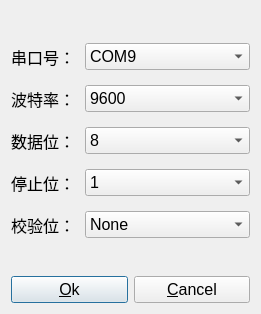
<?xml version="1.0" encoding="UTF-8"?>
<ui version="4.0">
 <class>ComDialog</class>
 <widget class="QDialog" name="ComDialog">
  <property name="windowModality">
   <enum>Qt::WindowModal</enum>
  </property>
  <property name="geometry">
   <rect>
    <x>0</x>
    <y>0</y>
    <width>261</width>
    <height>314</height>
   </rect>
  </property>
  <property name="font">
   <font>
    <pointsize>12</pointsize>
   </font>
  </property>
  <property name="windowTitle">
   <string>串口设置</string>
  </property>
  <layout class="QVBoxLayout" name="verticalLayout" stretch="4,1">
   <item>
    <layout class="QFormLayout" name="formLayout">
     <property name="fieldGrowthPolicy">
      <enum>QFormLayout::AllNonFixedFieldsGrow</enum>
     </property>
     <property name="rowWrapPolicy">
      <enum>QFormLayout::DontWrapRows</enum>
     </property>
     <property name="labelAlignment">
      <set>Qt::AlignCenter</set>
     </property>
     <property name="formAlignment">
      <set>Qt::AlignLeading|Qt::AlignLeft|Qt::AlignVCenter</set>
     </property>
     <property name="horizontalSpacing">
      <number>10</number>
     </property>
     <property name="verticalSpacing">
      <number>15</number>
     </property>
     <item row="0" column="0">
      <widget class="QLabel" name="Label">
       <property name="text">
        <string>串口号：</string>
       </property>
      </widget>
     </item>
     <item row="0" column="1">
      <widget class="QComboBox" name="nameCbx">
       <property name="currentIndex">
        <number>8</number>
       </property>
       <item>
        <property name="text">
         <string>COM1</string>
        </property>
       </item>
       <item>
        <property name="text">
         <string>COM2</string>
        </property>
       </item>
       <item>
        <property name="text">
         <string>COM3</string>
        </property>
       </item>
       <item>
        <property name="text">
         <string>COM4</string>
        </property>
       </item>
       <item>
        <property name="text">
         <string>COM5</string>
        </property>
       </item>
       <item>
        <property name="text">
         <string>COM6</string>
        </property>
       </item>
       <item>
        <property name="text">
         <string>COM7</string>
        </property>
       </item>
       <item>
        <property name="text">
         <string>COM8</string>
        </property>
       </item>
       <item>
        <property name="text">
         <string>COM9</string>
        </property>
       </item>
       <item>
        <property name="text">
         <string>COM10</string>
        </property>
       </item>
       <item>
        <property name="text">
         <string>COM11</string>
        </property>
       </item>
       <item>
        <property name="text">
         <string>COM12</string>
        </property>
       </item>
      </widget>
     </item>
     <item row="1" column="0">
      <widget class="QLabel" name="Label_2">
       <property name="text">
        <string>波特率：</string>
       </property>
      </widget>
     </item>
     <item row="1" column="1">
      <widget class="QComboBox" name="baudCbx">
       <item>
        <property name="text">
         <string>9600</string>
        </property>
       </item>
       <item>
        <property name="text">
         <string>115200</string>
        </property>
       </item>
      </widget>
     </item>
     <item row="2" column="0">
      <widget class="QLabel" name="Label_3">
       <property name="text">
        <string>数据位：</string>
       </property>
      </widget>
     </item>
     <item row="2" column="1">
      <widget class="QComboBox" name="databitCbx">
       <property name="currentIndex">
        <number>3</number>
       </property>
       <item>
        <property name="text">
         <string>5</string>
        </property>
       </item>
       <item>
        <property name="text">
         <string>6</string>
        </property>
       </item>
       <item>
        <property name="text">
         <string>7</string>
        </property>
       </item>
       <item>
        <property name="text">
         <string>8</string>
        </property>
       </item>
      </widget>
     </item>
     <item row="3" column="0">
      <widget class="QLabel" name="Label_4">
       <property name="text">
        <string>停止位：</string>
       </property>
      </widget>
     </item>
     <item row="3" column="1">
      <widget class="QComboBox" name="stopbitCbx">
       <item>
        <property name="text">
         <string>1</string>
        </property>
       </item>
       <item>
        <property name="text">
         <string>1.5</string>
        </property>
       </item>
       <item>
        <property name="text">
         <string>2</string>
        </property>
       </item>
      </widget>
     </item>
     <item row="4" column="0">
      <widget class="QLabel" name="Label_5">
       <property name="text">
        <string>校验位：</string>
       </property>
      </widget>
     </item>
     <item row="4" column="1">
      <widget class="QComboBox" name="parityCbx">
       <item>
        <property name="text">
         <string>None</string>
        </property>
       </item>
       <item>
        <property name="text">
         <string>Odd</string>
        </property>
       </item>
       <item>
        <property name="text">
         <string>Even</string>
        </property>
       </item>
      </widget>
     </item>
    </layout>
   </item>
   <item>
    <layout class="QHBoxLayout" name="horizontalLayout">
     <item>
      <widget class="QPushButton" name="okBtn">
       <property name="text">
        <string>&amp;Ok</string>
       </property>
      </widget>
     </item>
     <item>
      <widget class="QPushButton" name="cancelBtn">
       <property name="text">
        <string>&amp;Cancel</string>
       </property>
      </widget>
     </item>
    </layout>
   </item>
  </layout>
 </widget>
 <resources/>
 <connections/>
</ui>
